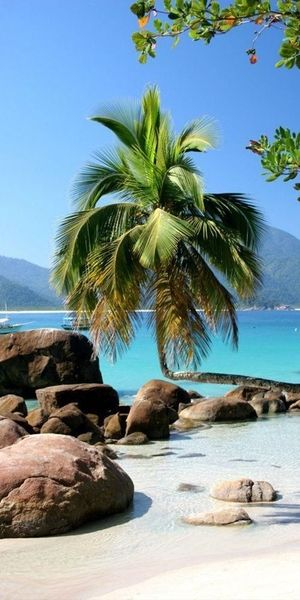
#> input picture assignements/img.jpg, 300 x 600 px, found by its file name
$ python S3_imgproc_tools.py
#> lines starting #> are read from the running program, lines starting #| are printed output that depends on the picture; after the words box and inside, x2 and y2 are one past the last pixel; in counts of white or black regions, pixels touching at a corner belong together
# -*- coding: utf-8 -*-
"""
Éditeur de Spyder

Ceci est un script temporaire.
"""

import cv2
import numpy as np


#cv2.imshow('Titre',img_gray)
#cv2.waitKey()

'''
This function invert the colours of the image
@param : input_img (ndarray) is an image
@return : a ndarray, the image with inverted colours
'''
def invert_colors_manual(input_img):
    img_out = np.zeros(img.shape, dtype = np.uint8) #On créer une image vide

    #On parcours tous les pixels
    for row in range(input_img.shape[0]): #Ligne
        for col in range(input_img.shape[1]): #Colonne
            for channel in range(img.shape[2]): #Filtre (1: Bleu; 2: Vert; 3: Rouge)
                img_out[row, col, channel] = 255 - input_img[row, col, channel] #On inverse la couleur
    return img_out

'''
This function invert the colours of the image using the '255 - img' trick,
the optimal solution from a python perspective
@param : input_img (ndarray) is an image
@return : a ndarray, the image with inverted colours
'''
def invert_colors_manual_numpy(input_img):
    #test data type, expecting uint8
    '''
    if input_img is None:
        raise AttributeError('expected an uint8 nd array')
    if not isinstance(input_img, np.ndarray):
        raise AttributeError('expected an nd array')
    '''
    if input_img.dtype != np.dtype(np.uint8):
        raise TypeError('expected uint8 nd array')

    return 255 - input_img

'''
This function threshold the image (make every dark pixel into black colour; and every light pixel into white colour)
@param: input_img (ndarray) is an image
@return : a ndarray, the image in black and white only (0 or 255 value)
'''
def threshold_image_manual(input_img):
    img_out = np.zeros(img.shape, dtype = np.uint8) #On créer une image vide

    #On parcours tous les pixels
    for row in range(input_img.shape[0]): #Ligne
        for col in range(input_img.shape[1]): #Colonne
            avgColour = 0
            for channel in range(img.shape[2]): #Filtre (1: Bleu; 2: Vert; 3: Rouge)
                avgColour = avgColour + input_img[row, col, channel]
            avgColour = avgColour / 3 #On fait la moyenne des trois couleurs
            valueCouleur = 0 #Si la moyenne est 'claire', alors on colore le pixel en noir
            if(avgColour > (255/2)): #Si la moyenne est 'claire', alors on colore le pixel en blanc
                valueCouleur = 255
                for i in range(3):
                    img_out[row, col, i] = valueCouleur #Coloration (des trois cannaux)
    return img_out

def threshold_image_manual_numpy(input_img):
    return input_img > (255/2)


#Test:
#img_gray = cv2.imread('C:/Users/TEMP/Desktop/algo/img.jpg',0)

img = cv2.imread('C:/Users/TEMP/Desktop/algo/img.jpg',1)
#> img is the input picture: shape (600, 300, 3); mean B, G, R 157.1, 150.6, 127
# [8 lines of commented-out code are left out]

imgResultat = threshold_image_manual(img)
#> after the loop in threshold_image_manual, `for row in range(input_img.shape[0]):`:
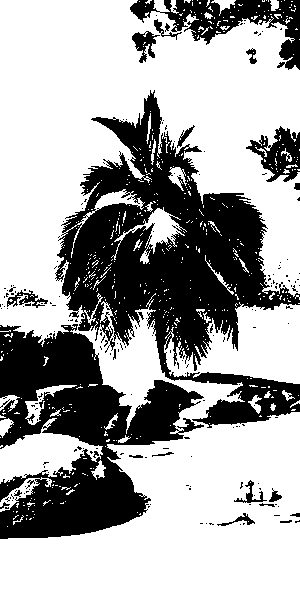
#> img_out: shape (600, 300, 3); 65.3% white; 195 black regions (170 under 20 px), largest, box (x1, y1, x2, y2) and area: (55, 90, 300, 428) 32934, (0, 324, 204, 539) 21707, (130, 0, 300, 70) 4066
#imgResultat = threshold_image_manual_numpy(img)
cv2.imshow('Titre', imgResultat)
cv2.waitKey()

$ run again, with assignements/6490.jpg copied over assignements/img.jpg
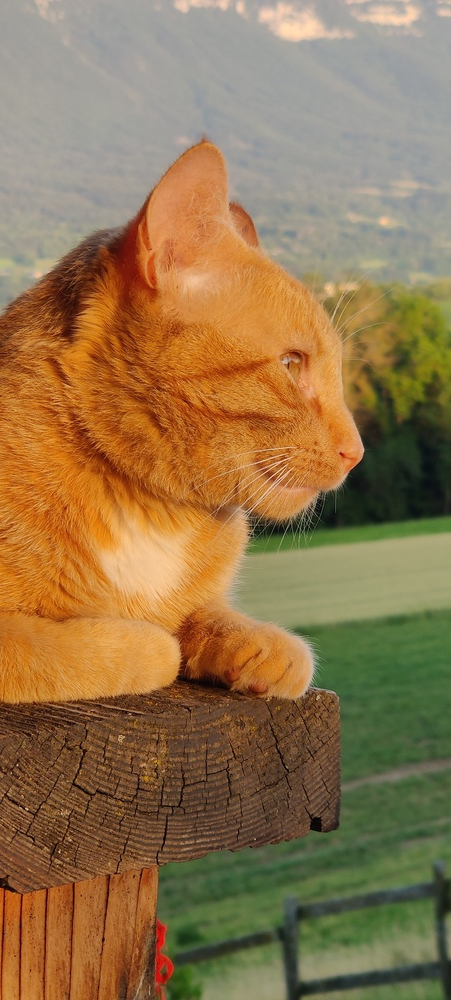
#> input picture assignements/6490.jpg, 451 x 1000 px, shrunk from 1472 x 3264 before the run, found by its file name
#> img is the input picture: shape (1000, 451, 3); mean B, G, R 77.3, 117.2, 146.1
#> after the loop in threshold_image_manual, `for row in range(input_img.shape[0]):`:
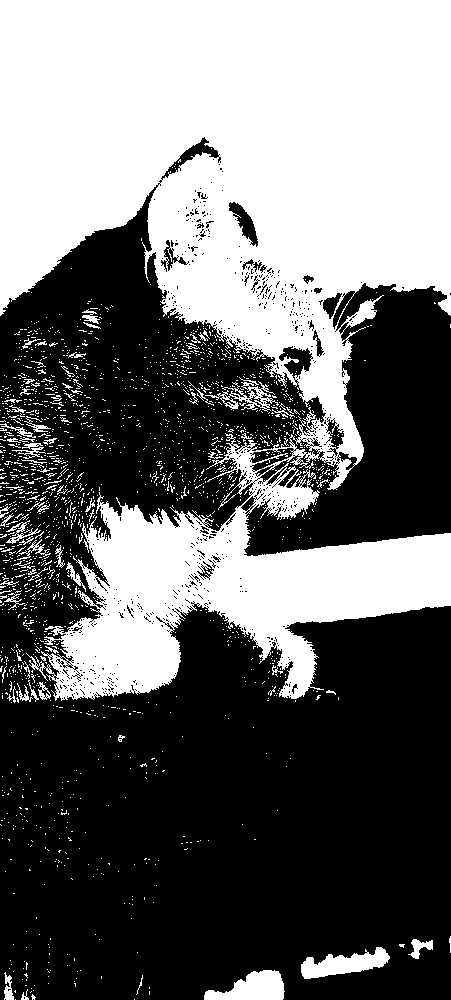
#> img_out: shape (1000, 451, 3); 43.1% white; 1886 white regions (1805 under 20 px), largest, box (x1, y1, x2, y2) and area: (0, 0, 451, 701) 181875, (204, 970, 285, 1000) 1547, (301, 947, 390, 979) 1503

$ run again, with assignements/image_test.jpg copied over assignements/img.jpg
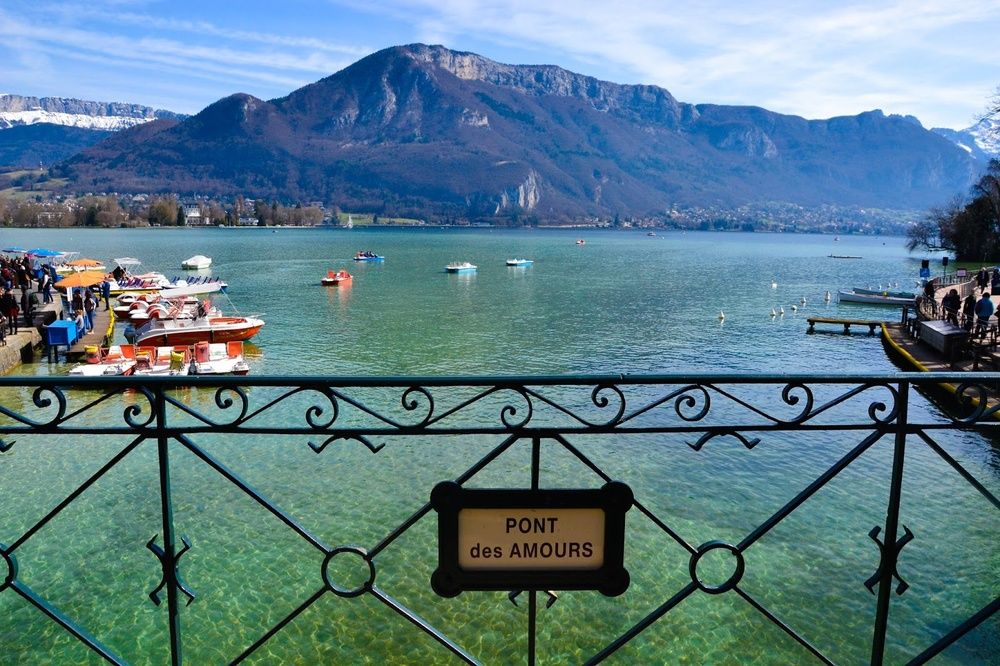
#> input picture assignements/image_test.jpg, 1000 x 666 px, shrunk from 1600 x 1066 before the run, found by its file name
#> img is the input picture: shape (666, 1000, 3); mean B, G, R 138, 126.1, 92.1
#> after the loop in threshold_image_manual, `for row in range(input_img.shape[0]):`:
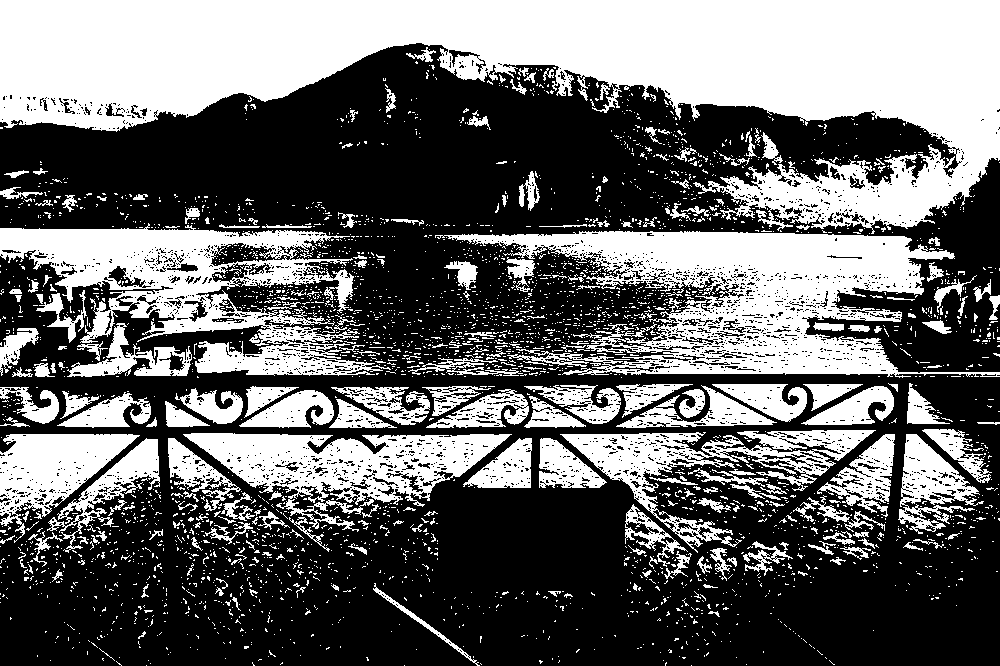
#> img_out: shape (666, 1000, 3); 40.8% white; 3429 white regions (3164 under 20 px), largest, box (x1, y1, x2, y2) and area: (0, 0, 1000, 234) 111985, (435, 231, 1000, 378) 34742, (0, 223, 391, 376) 23585

$ run again, with assignements/image_test_little.jpg copied over assignements/img.jpg
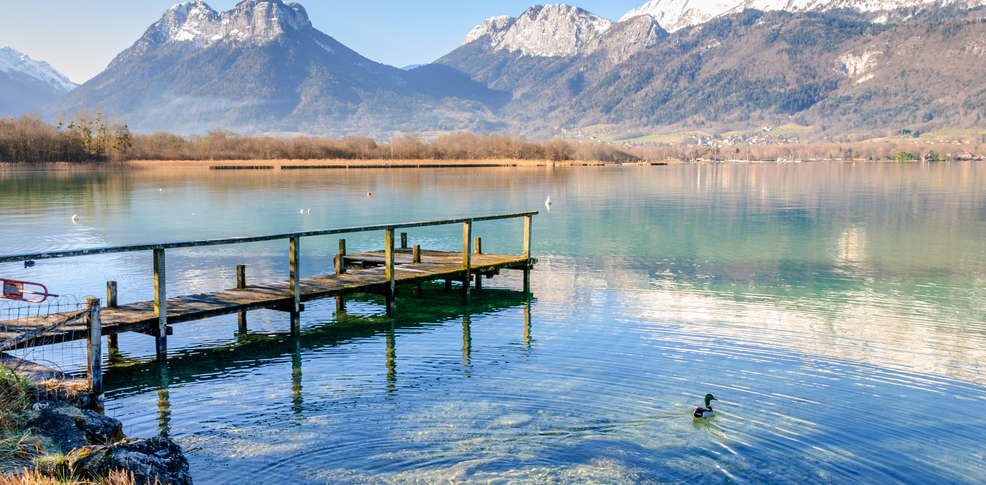
#> input picture assignements/image_test_little.jpg, 986 x 485 px, found by its file name
#> img is the input picture: shape (485, 986, 3); mean B, G, R 166.6, 154.8, 139.8
#> after the loop in threshold_image_manual, `for row in range(input_img.shape[0]):`:
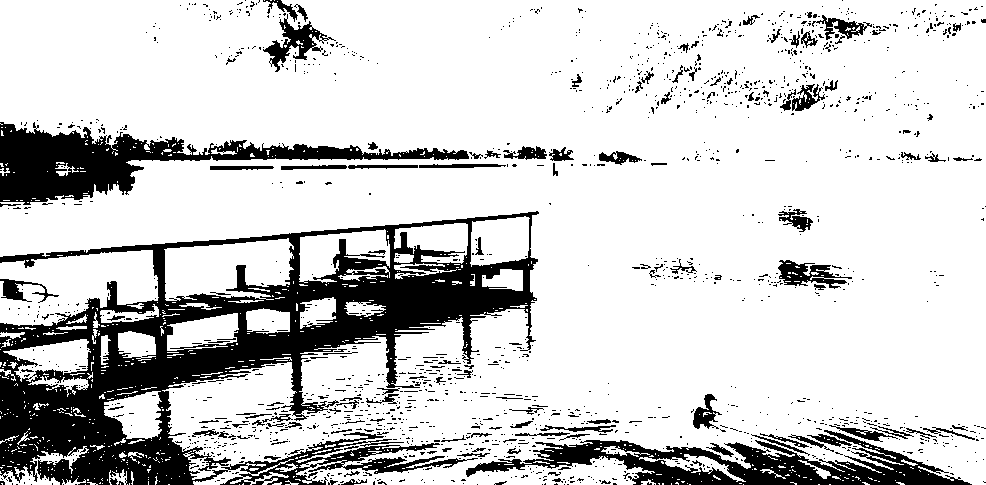
#> img_out: shape (485, 986, 3); 80.9% white; 1609 black regions (1471 under 20 px), largest, box (x1, y1, x2, y2) and area: (0, 211, 539, 485) 51579, (0, 122, 469, 205) 11986, (466, 430, 972, 485) 10210
